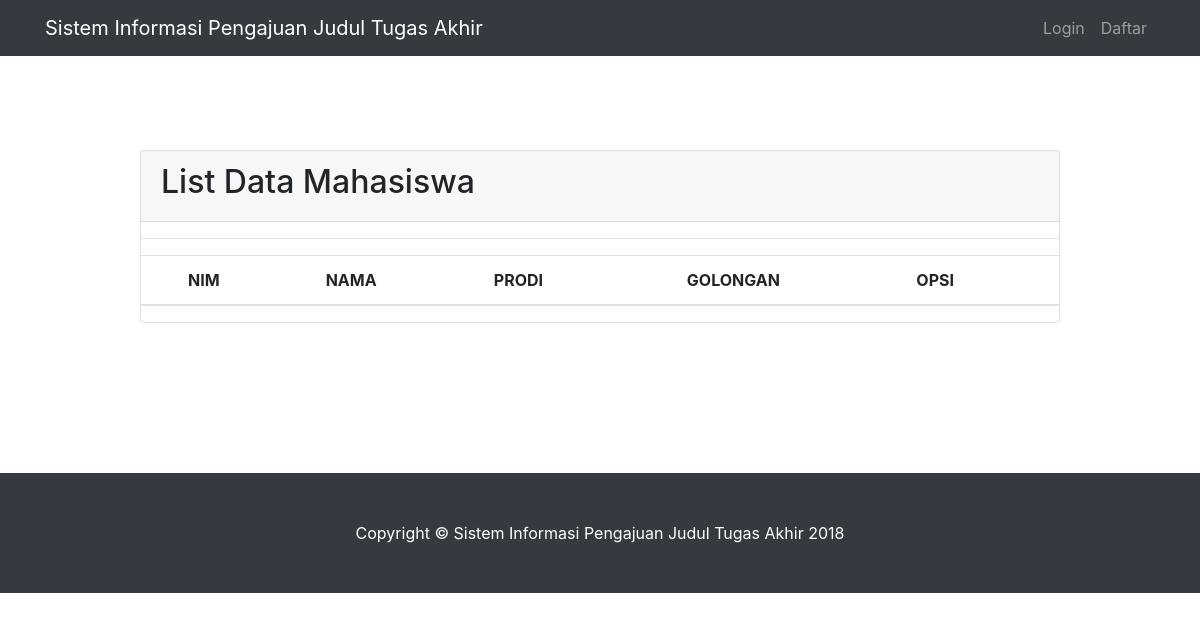
The page /index.php/list_mahasiswa on the database as committed earlier.
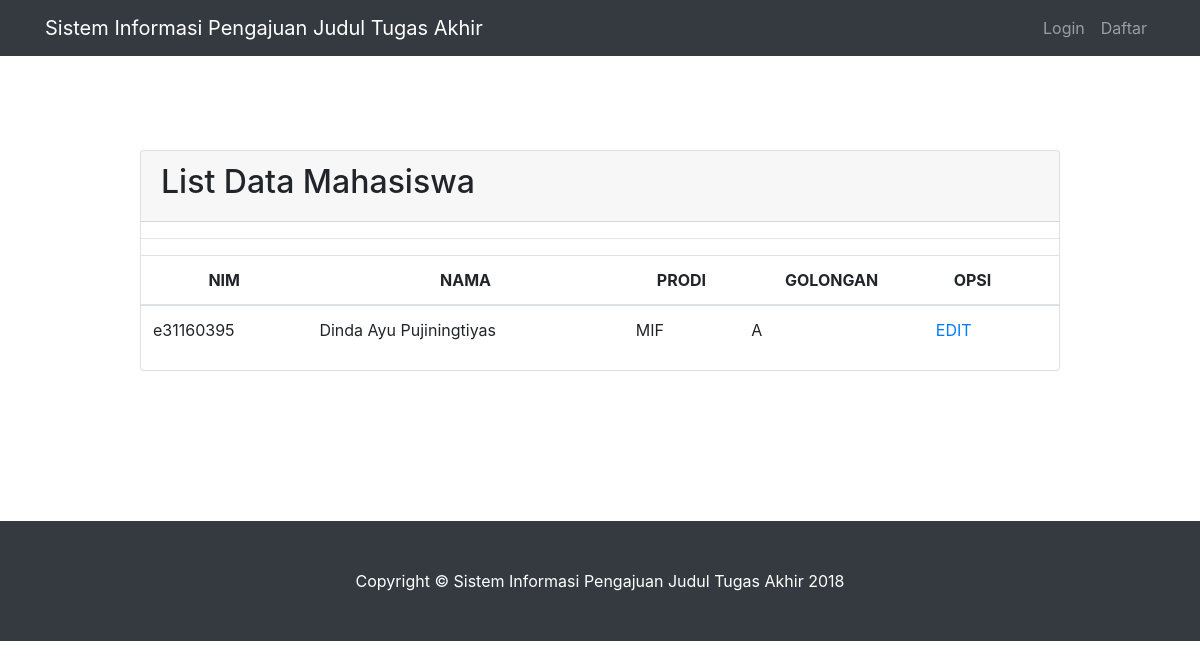
The same page on the database as committed later.
### tables this page shows
CREATE TABLE `data_mahasiswa` (
  `nim` varchar(9) NOT NULL,
  `nama` varchar(100) NOT NULL,
  `prodi` char(3) NOT NULL,
  `golongan` varchar(2) NOT NULL,
  `password` varchar(100) NOT NULL
);

### application/controllers/list_mahasiswa.php (called while the page is built)
<?php
class list_mahasiswa extends CI_Controller{
    function index(){
    	$this->load->view("header");
        $this->load->model("list_mahas_model");
        $data['review'] = $this->list_mahas_model->list_review()->result();
        $data['r'] = $this->list_mahas_model->list_review()->row_array();
        $this->load->view('tampilan_list',$data);
        $this->load->view("footer");
    }
}
?>

### index.php (called while the page is built, shortened)
<?php
require_once BASEPATH.'core/CodeIgniter.php';

### application/models/list_mahas_model.php (called while the page is built, shortened)
<?php
class list_mahas_model extends CI_Model{
    function list_review(){
        $review = $this->db->get('data_mahasiswa');
        return $review;
    }
}

### application/views/tampilan_list.php (the view)
<section id="header">
    <div class="container">
        <div class="row">
            <div class="col-lg-10 mx-auto">
                <div class="card">
                <div class="card-header">
                        <h2>List Data Mahasiswa</h2>
                </div>
<hr>
<table class="table">
    <thead align="center">
    <tr><th>NIM</th>
        <th>NAMA</th>
        <th>PRODI</th>
        <th>GOLONGAN</th>
        <th>OPSI</th>
        <th colspan="2"></th></tr>
    </thead>
    <tbody>
    <?php
    foreach ($review as $b){
        echo "<tr>
            <td>$b->nim</td>
            <td>$b->nama</td>
            <td>$b->prodi</td>
            <td>$b->golongan</td>
            <td>".anchor('list_mahasiswa/edit/'.$b->nim,'EDIT')."</td>
            </tr>";
    }
    ?>
    </tbody>
</table>
</div>
</div>
</div>
</section>

Rows that differ between the two databases and show on the page:
added data_mahasiswa: nim "e31160395", nama "Dinda Ayu Pujiningtiyas", prodi "MIF", golongan "A", nim "EDIT"
